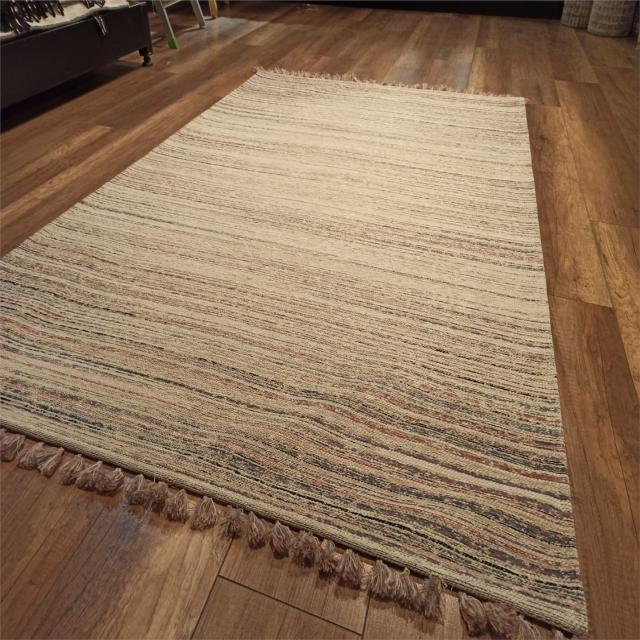
#> input picture 角点检测/地毯目标角点检测/carpet.jpg, 640 x 640 px
$ python '边缘检测_较好用的边缘检测.py'   (older library calls are emulated)
#> lines starting #> are read from the running program, lines starting #| are printed output that depends on the picture; after the words box and inside, x2 and y2 are one past the last pixel; in counts of white or black regions, pixels touching at a corner belong together
import cv2
import numpy as np
from scipy import interpolate

# [94 lines left out: functions extract_dense_edges_in_bbox, fit_contours_to_lines_and_curves, not called in this run]


def fit_edges_to_lines_and_curves(edges, min_points=5):
    """
    将边缘图 edges 拟合成连续的直线或曲线
    edges: 二值边缘图
    return: list of lines/curves, 每条为 Nx2
    """
    contours, _ = cv2.findContours(edges, cv2.RETR_LIST, cv2.CHAIN_APPROX_NONE)
    fitted = []

    for cnt in contours:
        cnt = cnt.reshape(-1, 2)
        if len(cnt) < min_points:
            continue

        # 拟合直线
        [vx, vy, x0, y0] = cv2.fitLine(cnt.astype(np.float32), cv2.DIST_L2, 0, 0.01, 0.01)
        line_dir = np.array([vx[0], vy[0]])
        line_point = np.array([x0[0], y0[0]])

        # 投影形成端点
        projections = np.dot(cnt - line_point, line_dir)
        min_proj, max_proj = projections.min(), projections.max()
        start_pt = (line_point + min_proj * line_dir).astype(int)
        end_pt   = (line_point + max_proj * line_dir).astype(int)
        fitted.append(np.array([start_pt, end_pt]))

        # 拟合平滑曲线
        if len(cnt) >= 10:
            x, y = cnt[:,0], cnt[:,1]
            tck, u = interpolate.splprep([x, y], s=2)
            u_new = np.linspace(0, 1, max(50, len(x)))
            x_new, y_new = interpolate.splev(u_new, tck)
            curve_pts = np.vstack([x_new, y_new]).T.astype(int)
            fitted.append(curve_pts)

    return fitted

# --------------------------
# 测试示例
# --------------------------

if __name__ == "__main__":
    img = cv2.imread("carpet.jpg")
#> img is the input picture: shape (640, 640, 3); mean B, G, R 89.7, 114.7, 141.2
    # bbox = (110, 620, 1070, 920)
    bbox = (90, 600, 1100, 940)

    roi = img[bbox[1]:bbox[3], bbox[0]:bbox[2]]
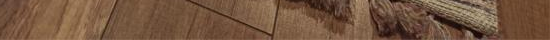
#> roi: shape (40, 550, 3); mean B, G, R 62.9, 85.2, 115.7

    gray = cv2.cvtColor(roi, cv2.COLOR_BGR2GRAY)
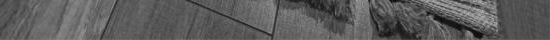
#> gray: shape (40, 550); min 9, max 180, mean 91.7
    blur = cv2.bilateralFilter(gray, 7, 50, 50)
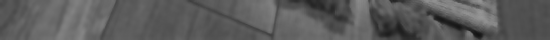
#> blur: shape (40, 550); min 19, max 150, mean 91.7
    edges = cv2.Canny(blur, 30, 120)
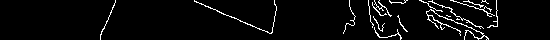
#> edges: shape (40, 550); 4.3% white in thin lines or dots, all inside (x1, y1, x2, y2) = (100, 0, 498, 40)

    lines_curves = fit_edges_to_lines_and_curves(edges)
#> in fit_edges_to_lines_and_curves, `contours, _ = cv2.findContours(edges, cv2.RETR_LIST, cv2.CHAIN_APPROX_..`: contours = 18 contours, 16 with area under 20; largest, box (x1, y1, x2, y2) and area: (426, 9, 489, 40) 44, (194, 0, 277, 34) 21
#> the loop in fit_edges_to_lines_and_curves, `for cnt in contours:` made 18 passes
#> (vx, vy, x0, y0, min_proj, max_proj, start_pt, end_pt) on pass 8: ([0.949], [0.316], [484.4], [1.44], -3.03, 3.93, [481, 0], [488, 2])
#> (vx, vy, x0, y0, min_proj, max_proj, start_pt, end_pt) on passes 1, 3, 5, 6, 7, 9: ([0.996], [0.087], [387.8], [34.39], -14.36, 13.49, [373, 33], [401, 35]), ([0.581], [0.814], [378.8], [24.7], -10.42, 7.01, [372, 16], [382, 30]), ([0.489], [0.872], [401.1], [23.24], -8.69, 9.67, [396, 15], [405, 31]), ([0.932], [0.362], [453.1], [25.09], -30.39, 37.54, [424, 14], [488, 38]), ([0.142], [-0.99], [495.1], [16.81], -11.25, 16.76, [493, 27], [497, 0]), ([0.959], [0.282], [473.2], [3.07], -10.34, 9.97, [463, 0], [482, 5])
#> after the loop in fit_edges_to_lines_and_curves, `for cnt in contours:`: fitted = 34 items
#> lines_curves = 34 items

    vis = img.copy()
    for lc in lines_curves:
        for i in range(len(lc) - 1):
            cv2.line(vis, tuple(lc[i]), tuple(lc[i + 1]), (0, 0, 255), 2)
#> this loop made 34 passes
#> lc on passes 1, 3, 4, 6, 7, 9, 11, 13, 15, 17, 19, 21: [[373, 33], [401, 35]], [[456, 18], [459, 18]], [[372, 16], [382, 30]], [[446, 14], [449, 16]], [[396, 15], [405, 31]], [[424, 14], [488, 38]], [[493, 27], [497, 0]], [[481, 0], [488, 2]], [[463, 0], [482, 5]], [[450, 0], [494, 13]], [[429, 0], [482, 28]], [[419, 0], [441, 11]]
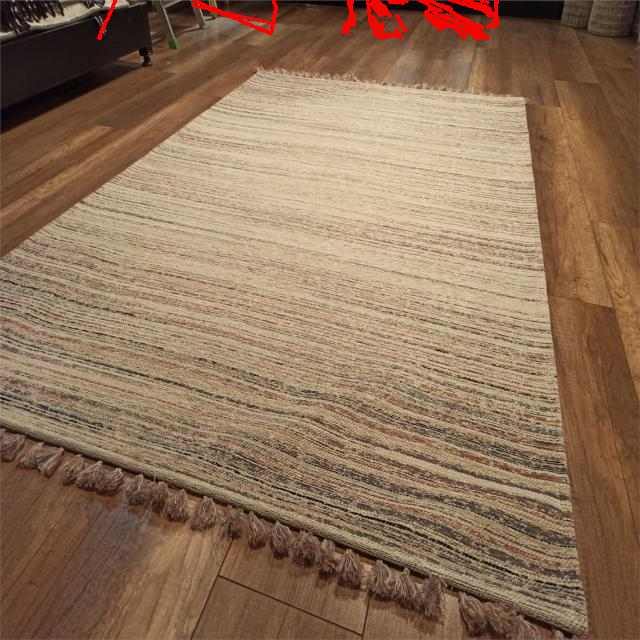
#> vis: shape (640, 640, 3); 0.85% of pixels changed, all inside (x1, y1, x2, y2) = (97, 0, 499, 40)

    cv2.imshow("edges", edges)
    cv2.imshow("fitted lines & curves", vis)
    cv2.waitKey(0)
    cv2.destroyAllWindows()
